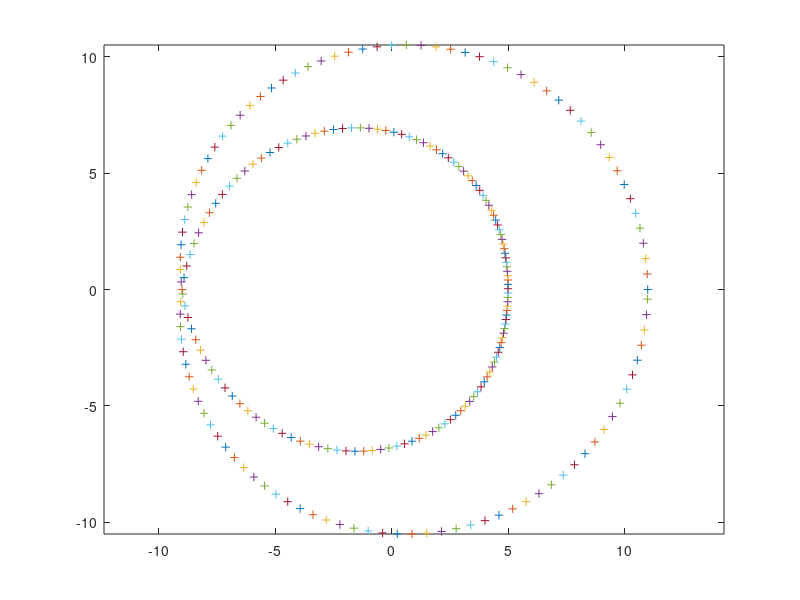

MATLAB code to generate this figure:
for t=0:0.08:18.8;
    x=3*cos(t)+8*cos((2/3)*t);
    y=3*sin(t)+8*sin((2/3)*t);
    plot(x,y,'+');
    axis equal;
    pause(0.08);
    hold on;
end
%mat_bao